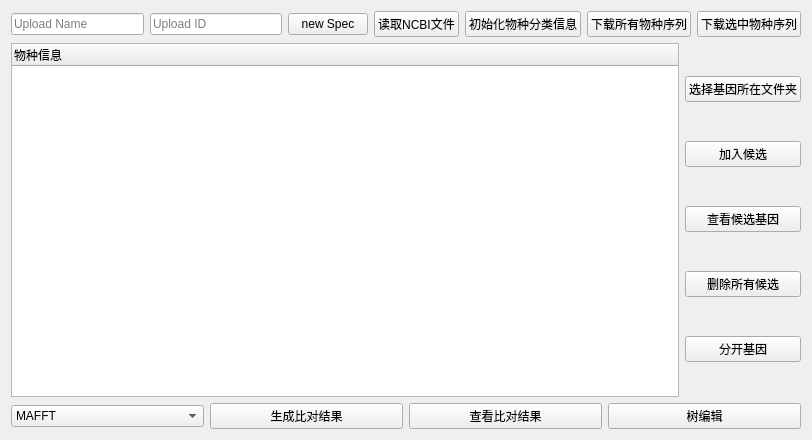
<?xml version="1.0" encoding="UTF-8"?>
<ui version="4.0">
 <class>Form</class>
 <widget class="QWidget" name="Form">
  <property name="geometry">
   <rect>
    <x>0</x>
    <y>0</y>
    <width>812</width>
    <height>440</height>
   </rect>
  </property>
  <property name="windowTitle">
   <string>植物线粒体基因组分析程序</string>
  </property>
  <layout class="QVBoxLayout" name="verticalLayout_2">
   <item>
    <layout class="QHBoxLayout" name="horizontalLayout">
     <item>
      <widget class="QLineEdit" name="uploadName">
       <property name="text">
        <string/>
       </property>
       <property name="placeholderText">
        <string>Upload Name</string>
       </property>
      </widget>
     </item>
     <item>
      <widget class="QLineEdit" name="uploadID">
       <property name="placeholderText">
        <string>Upload ID</string>
       </property>
      </widget>
     </item>
     <item>
      <widget class="QPushButton" name="newSpec">
       <property name="text">
        <string>new Spec</string>
       </property>
      </widget>
     </item>
     <item>
      <widget class="QPushButton" name="read">
       <property name="text">
        <string>读取NCBI文件</string>
       </property>
      </widget>
     </item>
     <item>
      <widget class="QPushButton" name="pair">
       <property name="text">
        <string>初始化物种分类信息</string>
       </property>
      </widget>
     </item>
     <item>
      <widget class="QPushButton" name="download">
       <property name="text">
        <string>下载所有物种序列</string>
       </property>
      </widget>
     </item>
     <item>
      <widget class="QPushButton" name="downloadSelected">
       <property name="text">
        <string>下载选中物种序列</string>
       </property>
      </widget>
     </item>
    </layout>
   </item>
   <item>
    <layout class="QHBoxLayout" name="horizontalLayout_2">
     <item>
      <widget class="QTreeWidget" name="treeWidget">
       <property name="selectionMode">
        <enum>QAbstractItemView::SingleSelection</enum>
       </property>
       <column>
        <property name="text">
         <string>物种信息</string>
        </property>
       </column>
      </widget>
     </item>
     <item>
      <layout class="QVBoxLayout" name="verticalLayout">
       <item>
        <widget class="QPushButton" name="folder">
         <property name="text">
          <string>选择基因所在文件夹</string>
         </property>
        </widget>
       </item>
       <item>
        <widget class="QPushButton" name="selection">
         <property name="text">
          <string>加入候选</string>
         </property>
        </widget>
       </item>
       <item>
        <widget class="QPushButton" name="showSelection">
         <property name="text">
          <string>查看候选基因</string>
         </property>
        </widget>
       </item>
       <item>
        <widget class="QPushButton" name="deleteSelection">
         <property name="text">
          <string>删除所有候选</string>
         </property>
        </widget>
       </item>
       <item>
        <widget class="QPushButton" name="split">
         <property name="text">
          <string>分开基因</string>
         </property>
        </widget>
       </item>
      </layout>
     </item>
    </layout>
   </item>
   <item>
    <layout class="QHBoxLayout" name="horizontalLayout_3">
     <item>
      <widget class="QComboBox" name="pairWay">
       <item>
        <property name="text">
         <string>MAFFT</string>
        </property>
       </item>
       <item>
        <property name="text">
         <string>ClustalW</string>
        </property>
       </item>
       <item>
        <property name="text">
         <string>Muscle</string>
        </property>
       </item>
      </widget>
     </item>
     <item>
      <widget class="QPushButton" name="pairRes">
       <property name="text">
        <string>生成比对结果</string>
       </property>
      </widget>
     </item>
     <item>
      <widget class="QPushButton" name="seeAlignRes">
       <property name="text">
        <string>查看比对结果</string>
       </property>
      </widget>
     </item>
     <item>
      <widget class="QPushButton" name="editTree">
       <property name="text">
        <string>树编辑</string>
       </property>
      </widget>
     </item>
    </layout>
   </item>
  </layout>
 </widget>
 <resources/>
 <connections/>
</ui>
